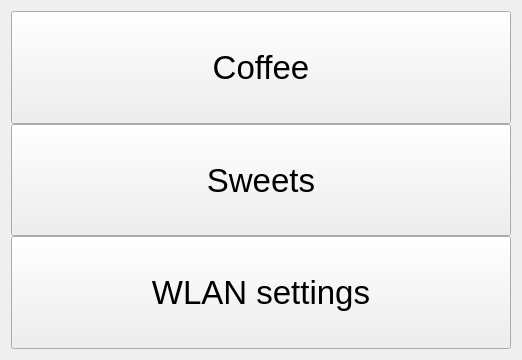
<?xml version="1.0" encoding="UTF-8"?>
<ui version="4.0">
 <class>CoffeSweetsScann</class>
 <widget class="QWidget" name="CoffeSweetsScann">
  <property name="geometry">
   <rect>
    <x>0</x>
    <y>0</y>
    <width>522</width>
    <height>360</height>
   </rect>
  </property>
  <property name="windowTitle">
   <string>Form</string>
  </property>
  <layout class="QGridLayout" name="gridLayout_2">
   <item row="0" column="0">
    <layout class="QHBoxLayout" name="horizontalLayout" stretch="1,1">
     <item>
      <layout class="QVBoxLayout" name="verticalLayout" stretch="1,1,1">
       <property name="spacing">
        <number>0</number>
       </property>
       <item>
        <widget class="QPushButton" name="pushButton_coffee">
         <property name="sizePolicy">
          <sizepolicy hsizetype="Expanding" vsizetype="Expanding">
           <horstretch>0</horstretch>
           <verstretch>0</verstretch>
          </sizepolicy>
         </property>
         <property name="font">
          <font>
           <pointsize>25</pointsize>
          </font>
         </property>
         <property name="text">
          <string>Coffee</string>
         </property>
        </widget>
       </item>
       <item>
        <widget class="QPushButton" name="pushButton_sweets">
         <property name="sizePolicy">
          <sizepolicy hsizetype="Expanding" vsizetype="Expanding">
           <horstretch>0</horstretch>
           <verstretch>0</verstretch>
          </sizepolicy>
         </property>
         <property name="font">
          <font>
           <pointsize>25</pointsize>
          </font>
         </property>
         <property name="text">
          <string>Sweets</string>
         </property>
        </widget>
       </item>
       <item>
        <layout class="QHBoxLayout" name="horizontalLayout_2" stretch="1">
         <property name="spacing">
          <number>0</number>
         </property>
         <item>
          <widget class="QPushButton" name="pushButton_preferences">
           <property name="enabled">
            <bool>true</bool>
           </property>
           <property name="sizePolicy">
            <sizepolicy hsizetype="Minimum" vsizetype="Minimum">
             <horstretch>0</horstretch>
             <verstretch>0</verstretch>
            </sizepolicy>
           </property>
           <property name="font">
            <font>
             <pointsize>25</pointsize>
             <strikeout>false</strikeout>
            </font>
           </property>
           <property name="autoFillBackground">
            <bool>false</bool>
           </property>
           <property name="text">
            <string>WLAN settings</string>
           </property>
           <property name="autoDefault">
            <bool>false</bool>
           </property>
           <property name="default">
            <bool>false</bool>
           </property>
           <property name="flat">
            <bool>false</bool>
           </property>
          </widget>
         </item>
        </layout>
       </item>
      </layout>
     </item>
     <item>
      <layout class="QGridLayout" name="gridLayout_port"/>
     </item>
    </layout>
   </item>
  </layout>
 </widget>
 <resources/>
 <connections/>
</ui>
